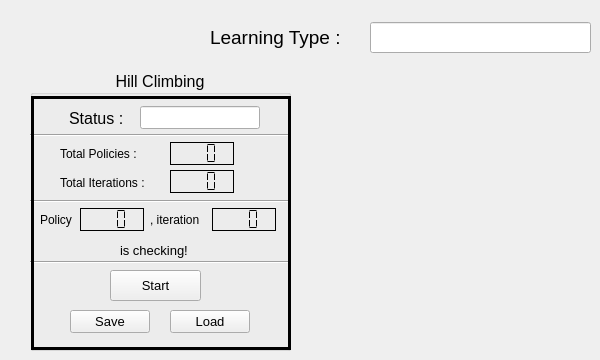
      <widget class="QWidget" name="tab_6">
       <attribute name="title">
        <string>Learning</string>
       </attribute>
       <widget class="QLineEdit" name="learningTypelineEdit">
        <property name="geometry">
         <rect>
          <x>370</x>
          <y>22</y>
          <width>221</width>
          <height>31</height>
         </rect>
        </property>
        <property name="font">
         <font>
          <pointsize>12</pointsize>
         </font>
        </property>
        <property name="text">
         <string/>
        </property>
        <property name="readOnly">
         <bool>true</bool>
        </property>
       </widget>
       <widget class="QLabel" name="label_57">
        <property name="geometry">
         <rect>
          <x>210</x>
          <y>12</y>
          <width>181</width>
          <height>51</height>
         </rect>
        </property>
        <property name="font">
         <font>
          <pointsize>14</pointsize>
         </font>
        </property>
        <property name="text">
         <string>Learning Type : </string>
        </property>
       </widget>
       <widget class="QGroupBox" name="hillClimbing">
        <property name="geometry">
         <rect>
          <x>30</x>
          <y>70</y>
          <width>261</width>
          <height>281</height>
         </rect>
        </property>
        <property name="font">
         <font>
          <pointsize>12</pointsize>
         </font>
        </property>
        <property name="title">
         <string>Hill Climbing</string>
        </property>
        <property name="alignment">
         <set>Qt::AlignCenter</set>
        </property>
        <property name="flat">
         <bool>false</bool>
        </property>
        <property name="checkable">
         <bool>false</bool>
        </property>
        <widget class="QLCDNumber" name="totalPolicies_lcd">
         <property name="geometry">
          <rect>
           <x>140</x>
           <y>72</y>
           <width>64</width>
           <height>23</height>
          </rect>
         </property>
         <property name="frameShape">
          <enum>QFrame::Panel</enum>
         </property>
         <property name="frameShadow">
          <enum>QFrame::Plain</enum>
         </property>
         <property name="digitCount">
          <number>3</number>
         </property>
         <property name="mode">
          <enum>QLCDNumber::Dec</enum>
         </property>
         <property name="segmentStyle">
          <enum>QLCDNumber::Flat</enum>
         </property>
         <property name="value" stdset="0">
          <double>0.000000000000000</double>
         </property>
         <property name="intValue" stdset="0">
          <number>0</number>
         </property>
        </widget>
        <widget class="QLabel" name="label_58">
         <property name="geometry">
          <rect>
           <x>30</x>
           <y>76</y>
           <width>91</width>
           <height>16</height>
          </rect>
         </property>
         <property name="font">
          <font>
           <pointsize>9</pointsize>
          </font>
         </property>
         <property name="text">
          <string>Total Policies : </string>
         </property>
        </widget>
        <widget class="QLCDNumber" name="totalIteration_lcd">
         <property name="geometry">
          <rect>
           <x>140</x>
           <y>100</y>
           <width>64</width>
           <height>23</height>
          </rect>
         </property>
         <property name="frameShape">
          <enum>QFrame::Panel</enum>
         </property>
         <property name="frameShadow">
          <enum>QFrame::Plain</enum>
         </property>
         <property name="digitCount">
          <number>3</number>
         </property>
         <property name="segmentStyle">
          <enum>QLCDNumber::Flat</enum>
         </property>
         <property name="value" stdset="0">
          <double>0.000000000000000</double>
         </property>
         <property name="intValue" stdset="0">
          <number>0</number>
         </property>
        </widget>
        <widget class="QLabel" name="label_59">
         <property name="geometry">
          <rect>
           <x>30</x>
           <y>92</y>
           <width>101</width>
           <height>41</height>
          </rect>
         </property>
         <property name="font">
          <font>
           <pointsize>9</pointsize>
          </font>
         </property>
         <property name="text">
          <string>Total Iterations : </string>
         </property>
        </widget>
        <widget class="QLCDNumber" name="policyIndex_lcd">
         <property name="geometry">
          <rect>
           <x>50</x>
           <y>138</y>
           <width>64</width>
           <height>23</height>
          </rect>
         </property>
         <property name="frameShape">
          <enum>QFrame::Panel</enum>
         </property>
         <property name="frameShadow">
          <enum>QFrame::Plain</enum>
         </property>
         <property name="digitCount">
          <number>3</number>
         </property>
         <property name="segmentStyle">
          <enum>QLCDNumber::Flat</enum>
         </property>
         <property name="value" stdset="0">
          <double>0.000000000000000</double>
         </property>
         <property name="intValue" stdset="0">
          <number>0</number>
         </property>
        </widget>
        <widget class="QLabel" name="label_60">
         <property name="geometry">
          <rect>
           <x>10</x>
           <y>142</y>
           <width>51</width>
           <height>16</height>
          </rect>
         </property>
         <property name="font">
          <font>
           <pointsize>9</pointsize>
          </font>
         </property>
         <property name="text">
          <string>Policy</string>
         </property>
        </widget>
        <widget class="QLabel" name="label_62">
         <property name="geometry">
          <rect>
           <x>120</x>
           <y>142</y>
           <width>91</width>
           <height>16</height>
          </rect>
         </property>
         <property name="font">
          <font>
           <pointsize>9</pointsize>
          </font>
         </property>
         <property name="text">
          <string>, iteration </string>
         </property>
        </widget>
        <widget class="QLCDNumber" name="iterationIndex_lcd">
         <property name="geometry">
          <rect>
           <x>182</x>
           <y>138</y>
           <width>64</width>
           <height>23</height>
          </rect>
         </property>
         <property name="frameShape">
          <enum>QFrame::Panel</enum>
         </property>
         <property name="frameShadow">
          <enum>QFrame::Plain</enum>
         </property>
         <property name="digitCount">
          <number>3</number>
         </property>
         <property name="segmentStyle">
          <enum>QLCDNumber::Flat</enum>
         </property>
         <property name="value" stdset="0">
          <double>0.000000000000000</double>
         </property>
         <property name="intValue" stdset="0">
          <number>0</number>
         </property>
        </widget>
        <widget class="QLabel" name="label_63">
         <property name="geometry">
          <rect>
           <x>90</x>
           <y>172</y>
           <width>91</width>
           <height>16</height>
          </rect>
         </property>
         <property name="font">
          <font>
           <pointsize>10</pointsize>
          </font>
         </property>
         <property name="text">
          <string>is checking!</string>
         </property>
        </widget>
        <widget class="QLabel" name="label_64">
         <property name="geometry">
          <rect>
           <x>39</x>
           <y>33</y>
           <width>81</width>
           <height>31</height>
          </rect>
         </property>
         <property name="text">
          <string>Status : </string>
         </property>
        </widget>
        <widget class="QLineEdit" name="hillClimbing_status">
         <property name="geometry">
          <rect>
           <x>110</x>
           <y>36</y>
           <width>120</width>
           <height>23</height>
          </rect>
         </property>
         <property name="text">
          <string/>
         </property>
         <property name="readOnly">
          <bool>true</bool>
         </property>
        </widget>
        <widget class="QPushButton" name="startHillClimbing_button">
         <property name="enabled">
          <bool>true</bool>
         </property>
         <property name="geometry">
          <rect>
           <x>80</x>
           <y>200</y>
           <width>91</width>
           <height>31</height>
          </rect>
         </property>
         <property name="font">
          <font>
           <pointsize>10</pointsize>
          </font>
         </property>
         <property name="text">
          <string>Start</string>
         </property>
        </widget>
        <widget class="QPushButton" name="savePolicies_button">
         <property name="geometry">
          <rect>
           <x>40</x>
           <y>240</y>
           <width>80</width>
           <height>23</height>
          </rect>
         </property>
         <property name="font">
          <font>
           <pointsize>10</pointsize>
          </font>
         </property>
         <property name="text">
          <string>Save</string>
         </property>
        </widget>
        <widget class="QPushButton" name="loadPolicies_button">
         <property name="geometry">
          <rect>
           <x>140</x>
           <y>240</y>
           <width>80</width>
           <height>23</height>
          </rect>
         </property>
         <property name="font">
          <font>
           <pointsize>10</pointsize>
          </font>
         </property>
         <property name="text">
          <string>Load</string>
         </property>
        </widget>
        <widget class="Line" name="line">
         <property name="geometry">
          <rect>
           <x>0</x>
           <y>57</y>
           <width>261</width>
           <height>16</height>
          </rect>
         </property>
         <property name="orientation">
          <enum>Qt::Horizontal</enum>
         </property>
        </widget>
        <widget class="Line" name="line_2">
         <property name="geometry">
          <rect>
           <x>0</x>
           <y>130</y>
           <width>260</width>
           <height>3</height>
          </rect>
         </property>
         <property name="orientation">
          <enum>Qt::Horizontal</enum>
         </property>
        </widget>
        <widget class="Line" name="line_3">
         <property name="geometry">
          <rect>
           <x>0</x>
           <y>191</y>
           <width>260</width>
           <height>3</height>
          </rect>
         </property>
         <property name="orientation">
          <enum>Qt::Horizontal</enum>
         </property>
        </widget>
        <widget class="Line" name="line_4">
         <property name="geometry">
          <rect>
           <x>1</x>
           <y>26</y>
           <width>260</width>
           <height>3</height>
          </rect>
         </property>
         <property name="frameShadow">
          <enum>QFrame::Plain</enum>
         </property>
         <property name="lineWidth">
          <number>10</number>
         </property>
         <property name="orientation">
          <enum>Qt::Horizontal</enum>
         </property>
        </widget>
        <widget class="Line" name="line_5">
         <property name="geometry">
          <rect>
           <x>1</x>
           <y>277</y>
           <width>260</width>
           <height>3</height>
          </rect>
         </property>
         <property name="frameShadow">
          <enum>QFrame::Plain</enum>
         </property>
         <property name="lineWidth">
          <number>10</number>
         </property>
         <property name="orientation">
          <enum>Qt::Horizontal</enum>
         </property>
        </widget>
        <widget class="Line" name="line_7">
         <property name="geometry">
          <rect>
           <x>253</x>
           <y>29</y>
           <width>20</width>
           <height>250</height>
          </rect>
         </property>
         <property name="frameShadow">
          <enum>QFrame::Plain</enum>
         </property>
         <property name="lineWidth">
          <number>10</number>
         </property>
         <property name="orientation">
          <enum>Qt::Vertical</enum>
         </property>
        </widget>
        <widget class="Line" name="line_6">
         <property name="geometry">
          <rect>
           <x>1</x>
           <y>28</y>
           <width>3</width>
           <height>250</height>
          </rect>
         </property>
         <property name="frameShadow">
          <enum>QFrame::Plain</enum>
         </property>
         <property name="lineWidth">
          <number>10</number>
         </property>
         <property name="orientation">
          <enum>Qt::Vertical</enum>
         </property>
        </widget>
        <zorder>totalPolicies_lcd</zorder>
        <zorder>label_58</zorder>
        <zorder>totalIteration_lcd</zorder>
        <zorder>label_59</zorder>
        <zorder>policyIndex_lcd</zorder>
        <zorder>label_60</zorder>
        <zorder>label_62</zorder>
        <zorder>iterationIndex_lcd</zorder>
        <zorder>label_63</zorder>
        <zorder>label_64</zorder>
        <zorder>hillClimbing_status</zorder>
        <zorder>startHillClimbing_button</zorder>
        <zorder>savePolicies_button</zorder>
        <zorder>line</zorder>
        <zorder>line_2</zorder>
        <zorder>line_3</zorder>
        <zorder>line_4</zorder>
        <zorder>line_5</zorder>
        <zorder>line_7</zorder>
        <zorder>line_6</zorder>
        <zorder>loadPolicies_button</zorder>
       </widget>
      </widget>
